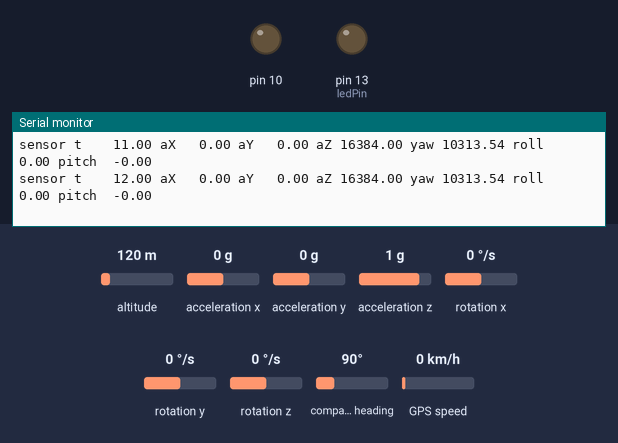
A sketch run on a simulated Arduino Leonardo, built with avr-gcc and run on an emulated ATmega32U4. Parts: output pins drawn as LEDs (lit = HIGH), the last lines printed to the serial monitor. The test bench sets the inputs (shaded band); at power-on: acceleration x 0 g, acceleration y 0 g, acceleration z 1 g, rotation x 0 °/s, altitude 120 m, rotation y 0 °/s, rotation z 0 °/s, compass heading 90°, GPS speed 0 km/h. Storage starts empty; the GPS gets a fix after 3 s at 37.7749, -122.4194 with 8 satellites.

Above: at 12.2 s.
12.3 s: acceleration x set to -1.4 g
At 12.61 s:
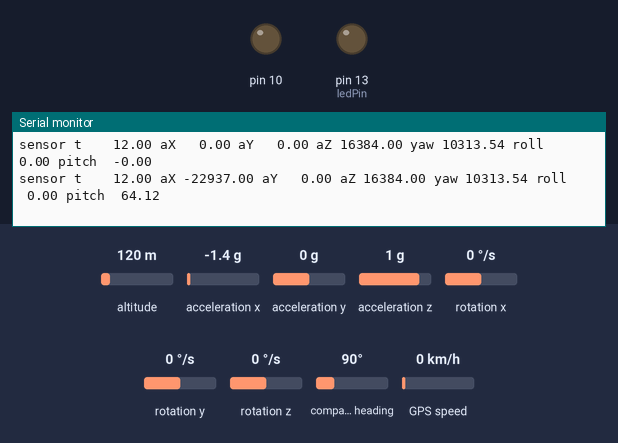
14.1 s: acceleration y set to -1.4 g
At 14.22 s:
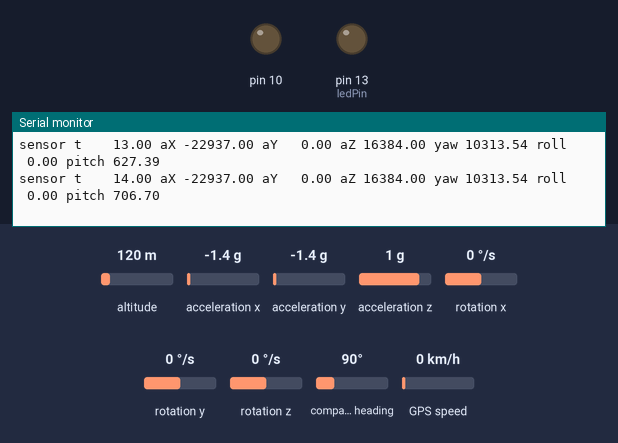
15.9 s: acceleration z set to 0 g
At 16.03 s:
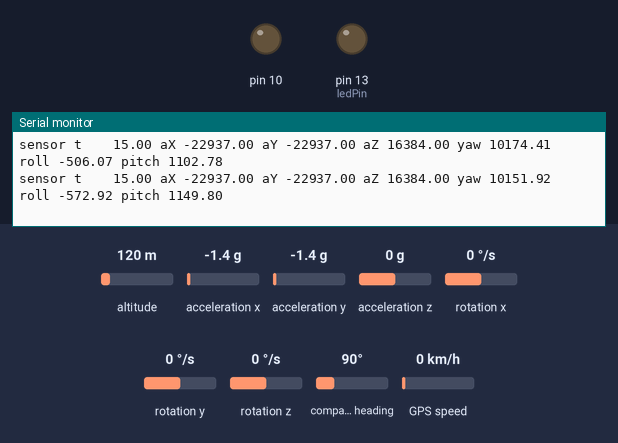
17.7 s: rotation x set to 192 °/s
At 17.84 s:
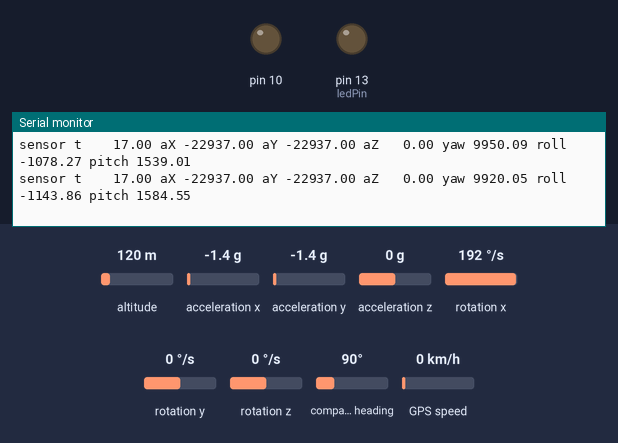
Timing chart, 0 to 20.7 s (numbered marks = the images above; inputs shaded):
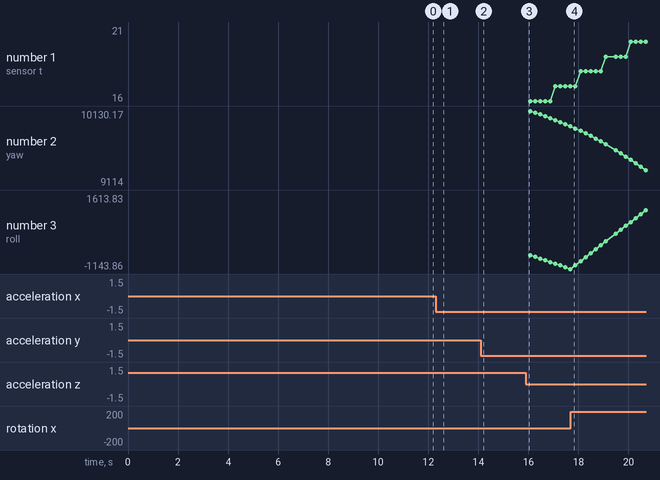

The sketch:

CurieSensorandGPStoSDcard.ino
```cpp
// Test code for Adafruit GPS modules using MTK3329/MTK3339 driver
//
// This code shows how to listen to the GPS module in an interrupt
// which allows the program to have more 'freedom' - just parse
// when a new NMEA sentence is available! Then access data when
// desired.
//
// Tested and works great with the Adafruit Ultimate GPS module
// using MTK33x9 chipset
//    ------> http://www.adafruit.com/products/746
// Pick one up today at the Adafruit electronics shop
// and help support open source hardware & software! -ada

//This code is intended for use with Arduino Leonardo and other ATmega32U4-based Arduinos

#include <Adafruit_GPS.h>
#include <SD.h>
#include <CurieIMU.h>
#include <MadgwickAHRS.h>

#define M_PI 3.141592653589793238462643
#define SPEED_AVG 10

// ******************* Timer Setup **************
unsigned long lastStreamTime = 0;     //To store the last streamed time stamp
const int streamPeriod = 200;          //To stream at 1Hz without using additional timers (time period(ms) =1000/frequency(Hz))

// ******************* Curie Setup **************

Madgwick filter;
int factor = 800;
float yaw, roll, pitch;

int ax, ay, az;         // accelerometer values
int gx, gy, gz;         // gyrometer values

const int ledPin = 13;      // activity LED pin
boolean blinkState = false; // state of the LED

int calibrateOffsets = 1; // int to determine whether calibration takes place or not

// ******************* GPS Setup **************

// If using hardware serial, comment
// out the above two lines and enable these two lines instead:
Adafruit_GPS GPS(&Serial1);
//HardwareSerial mySerial = Serial1;


// Set GPSECHO to 'false' to turn off echoing the GPS data to the Serial console
// Set to 'true' if you want to debug and listen to the raw GPS sentences
#define GPSECHO  false
/* set to true to only log to SD when GPS has a fix, for debugging, keep it false */
#define LOG_FIXONLY false

//*************SD card setup **************

// Set the pins used
#define chipSelect 10
#define ledPin 13

File logfile;

// read a Hex value and return the decimal equivalent
uint8_t parseHex(char c) {
  if (c < '0')
    return 0;
  if (c <= '9')
    return c - '0';
  if (c < 'A')
    return 0;
  if (c <= 'F')
    return (c - 'A')+10;
}

// blink out an error code
void error(uint8_t errno) {

  while(1) {
    uint8_t i;
    for (i=0; i<errno; i++) {
      digitalWrite(ledPin, HIGH);
      delay(100);
      digitalWrite(ledPin, LOW);
      delay(100);
    }
    for (i=errno; i<10; i++) {
      delay(200);
    }
  }
}

void setup()
{
  Serial.begin(9600);
  delay(5000);
  Serial.println("GPS and Sensor test!");

// ******************* Sensor Initialisation **************

  // initialize device
  Serial.println("Initializing IMU device...");
  CurieIMU.begin();

  // verify connection
  Serial.println("Testing device connections...");
  if (CurieIMU.begin()) {
    Serial.println("CurieIMU connection successful");
  } else {
    Serial.println("CurieIMU connection failed");
  }

  // use the code below to calibrate accel/gyro offset values
  if (calibrateOffsets == 1) {
    Serial.println("Internal sensor offsets BEFORE calibration...");
    Serial.print(CurieIMU.getAccelerometerOffset(X_AXIS));
    Serial.print("\t"); // -76
    Serial.print(CurieIMU.getAccelerometerOffset(Y_AXIS));
    Serial.print("\t"); // -235
    Serial.print(CurieIMU.getAccelerometerOffset(Z_AXIS));
    Serial.print("\t"); // 168
    Serial.print(CurieIMU.getGyroOffset(X_AXIS));
    Serial.print("\t"); // 0
    Serial.print(CurieIMU.getGyroOffset(Y_AXIS));
    Serial.print("\t"); // 0
    Serial.println(CurieIMU.getGyroOffset(Z_AXIS));

    // To manually configure offset compensation values,
    // use the following methods instead of the autoCalibrate...() methods below
    //CurieIMU.setAccelerometerOffset(X_AXIS,128);
    //CurieIMU.setAccelerometerOffset(Y_AXIS,-4);
    //CurieIMU.setAccelerometerOffset(Z_AXIS,127);
    //CurieIMU.setGyroOffset(X_AXIS,129);
    //CurieIMU.setGyroOffset(Y_AXIS,-1);
    //CurieIMU.setGyroOffset(Z_AXIS, 254);

    Serial.println("About to calibrate. Make sure your board is stable and upright");
    delay(5000);

    // The board must be resting in a horizontal position for
    // the following calibration procedure to work correctly!
    Serial.print("Starting Gyroscope calibration and enabling offset compensation...");
    CurieIMU.autoCalibrateGyroOffset();
    Serial.println(" Done");

    Serial.print("Starting Acceleration calibration and enabling offset compensation...");
    CurieIMU.autoCalibrateAccelerometerOffset(X_AXIS, 0);
    CurieIMU.autoCalibrateAccelerometerOffset(Y_AXIS, 0);
    CurieIMU.autoCalibrateAccelerometerOffset(Z_AXIS, 1);
    Serial.println(" Done");

    Serial.println("Internal sensor offsets AFTER calibration...");
    Serial.print(CurieIMU.getAccelerometerOffset(X_AXIS));
    Serial.print("\t"); // -76
    Serial.print(CurieIMU.getAccelerometerOffset(Y_AXIS));
    Serial.print("\t"); // -2359
    Serial.print(CurieIMU.getAccelerometerOffset(Z_AXIS));
    Serial.print("\t"); // 1688
    Serial.print(CurieIMU.getGyroOffset(X_AXIS));
    Serial.print("\t"); // 0
    Serial.print(CurieIMU.getGyroOffset(Y_AXIS));
    Serial.print("\t"); // 0
    Serial.println(CurieIMU.getGyroOffset(Z_AXIS));
  }


// ******************* GPS Initialisation **************

  // 9600 NMEA is the default baud rate for Adafruit MTK GPS's- some use 4800
  GPS.begin(9600);

  // uncomment this line to turn on RMC (recommended minimum) and GGA (fix data) including altitude
  GPS.sendCommand(PMTK_SET_NMEA_OUTPUT_RMCGGA);
  // uncomment this line to turn on only the "minimum recommended" data
  //GPS.sendCommand(PMTK_SET_NMEA_OUTPUT_RMCONLY);
  // For parsing data, we don't suggest using anything but either RMC only or RMC+GGA since
  // the parser doesn't care about other sentences at this time

  // Set the update rate
  GPS.sendCommand(PMTK_SET_NMEA_UPDATE_1HZ);   // 1 Hz update rate
  // For the parsing code to work nicely and have time to sort thru the data, and
  // print it out we don't suggest using anything higher than 1 Hz

  // Request updates on antenna status, comment out to keep quiet
  //GPS.sendCommand(PGCMD_ANTENNA);

  delay(1000);
  // Ask for firmware version
  Serial1.println(PMTK_Q_RELEASE);

  //************SD card initialisation************
  pinMode(ledPin, OUTPUT);

  // make sure that the default chip select pin is set to
  // output, even if you don't use it:
  pinMode(10, OUTPUT);

  // see if the card is present and can be initialized:
    if (!SD.begin(chipSelect)) {
    Serial.println("failed!");
    error(2);
  }
  char filename[15];
  strcpy(filename, "GPSLOG00.GPX");
  for (uint8_t i = 0; i < 100; i++) {
    filename[6] = '0' + i/10;
    filename[7] = '0' + i%10;
    // create if does not exist, do not open existing, write, sync after write
    if (! SD.exists(filename)) {
      break;
    }
  }

  logfile = SD.open(filename, FILE_WRITE);
  if( ! logfile ) {
    Serial.print("No CR");
    Serial.println(filename);
    error(3);
  }
  Serial.print("Writing ");
  Serial.println(filename);

  // write header to file

/*  char  stringhdr[] = "<?xml version=\"1.0\" encoding=\"UTF-8\"?>\n<gpx version=\"1.1\" \ncreator=\"IR84\"\nxmlns:xsi=\"http://www.w3.org/2001/XMLSchema-instance\"\nxmlns=\"http://www.topografix.com/GPX/1/1\"\nxsi:schemaLocation=\"http://www.topografix.com/GPX/1/1 http://www.topografix.com/GPX/1/1/gpx.xsd\">\n<trk>\n<trkseg>\n";
  uint8_t stringsize = strlen(stringhdr);
  logfile.write(stringhdr, stringsize);
  logfile.flush();
  Serial.print(stringhdr);*/

}

uint32_t timer = millis();
int first_time = 0;
double p1latitude, p2latitude, p1longitude, p2longitude, p1timestamp, p2timestamp;
double total_distance = 0, dist_prev = 0, dist_speed = 0;
double t_start=0, t_end = 1, time_s;
int dist_count = 0;
double speed_kph = 0;

void loop() {
  char stringptrgps [200];
  char stringptrsensor [200];
  char stringbuffer[10];
  char timebuffer[25];


    //************  Read GPS data ************

    //  if (! usingInterrupt) {
        // read data from the GPS in the 'main loop'
        char c = GPS.read();
        // if you want to debug, this is a good time to do it!
        if (GPSECHO)
          if (c) Serial.print(c);
    //  }

    //************  Read Sensor data ************

      // read raw accel/gyro measurements from device
      CurieIMU.readMotionSensor(ax, ay, az, gx, gy, gz);

      filter.updateIMU(gx / factor, gy / factor, gz / factor, ax, ay, az);

      yaw = filter.getYaw()*180/3.1415;
      roll = filter.getRoll()*180/3.1415;
      pitch = filter.getPitch()*180/3.1415;


  if ((millis() - lastStreamTime) >= streamPeriod)
  {
    lastStreamTime = millis();

    // Print Sensor data to SDcard

        strcpy(stringptrsensor,"sensor ");
        strcat(stringptrsensor, "t ");
        dtostrf(millis()/1000, 8, 2, stringbuffer);
        strncat(stringptrsensor,stringbuffer, 10);
        strncat(stringptrsensor, " aX ", 5);
        dtostrf(ax, 6, 2, stringbuffer);
        strncat(stringptrsensor, stringbuffer,10);
        strncat(stringptrsensor, " aY ", 5);
        dtostrf(ay, 6, 2, stringbuffer);
        strncat(stringptrsensor, stringbuffer,10);
        strncat(stringptrsensor, " aZ ", 5);
        dtostrf(az, 6, 2, stringbuffer);
        strncat(stringptrsensor, stringbuffer,10);
        strncat(stringptrsensor, " yaw ", 6);
        dtostrf(yaw, 6, 2, stringbuffer);
        strncat(stringptrsensor, stringbuffer,10);
        strncat(stringptrsensor, " roll ", 6);
        dtostrf(roll, 6, 2, stringbuffer);
        strncat(stringptrsensor, stringbuffer,10);
        strncat(stringptrsensor, " pitch ", 7);
        dtostrf(pitch, 6, 2, stringbuffer);
        strncat(stringptrsensor, stringbuffer,10);
        strncat(stringptrsensor, "\r\n", 2);


        uint8_t stringsize = strlen(stringptrsensor);
          if (stringsize != logfile.write(stringptrsensor, stringsize))    //write the string to the SD file
              error(4);
          if (strstr(stringptrsensor, "sensor")){
            logfile.flush();
            Serial.print(stringptrsensor);
          }

   }
  // end of timer loop for sensor data

      // if a sentence is received, we can check the checksum, parse it...
      if (GPS.newNMEAreceived()) {
        // a tricky thing here is if we print the NMEA sentence, or data
        // we end up not listening and catching other sentences!
        // so be very wary if using OUTPUT_ALLDATA and trying to print out data

        // Don't call lastNMEA more than once between parse calls!  Calling lastNMEA
        // will clear the received flag and can cause very subtle race conditions if
        // new data comes in before parse is called again.

        if (!GPS.parse(GPS.lastNMEA())){   // this also sets the newNMEAreceived() flag to false
          Serial.println("not parsed");
          return;  // we can fail to parse a sentence in which case we should just wait for another

        }
        // Sentence parsed!
//        Serial.println("OK");
        if (LOG_FIXONLY && !GPS.fix) {
          Serial.print("No Fix");
          return;
        }

    // Calculate speed and distance

    p1latitude = GPS.latitudeDegrees;
    p1longitude = GPS.longitudeDegrees;
    p1timestamp = GPS.seconds;

    if(first_time == 0){
//      Serial.print("First Time");
        p2latitude = p1latitude;
        p2longitude = p1longitude;
        first_time = 1;
    }

      double dist = distance_on_geoid(p1latitude, p1longitude, p2latitude, p2longitude);
      if(isnan(dist)) dist = dist_prev;

      dist_speed += dist;
      t_end = GPS.seconds;
      if (dist_count == SPEED_AVG){
        if (t_end < t_start) t_end += 60;
        time_s = t_end - t_start;
        double speed_mps = dist_speed / time_s;
        speed_kph = (speed_mps * 3600.0) / 1000.0;
        dist_speed = 0;
        t_start = GPS.seconds;
        dist_count = 0;
      }
      dist_count++;

      dist_prev = dist;
      p2latitude = p1latitude;
      p2longitude = p1longitude;

      total_distance += dist;


    //Print out GPS data to SDcard

        strcpy(stringptrgps,"lat ");
        dtostrf(GPS.latitudeDegrees, 7, 4, stringbuffer);
        strncat(stringptrgps,stringbuffer, 10);
        strncat(stringptrgps," lon ", 10);
        dtostrf(GPS.longitudeDegrees, 7, 4, stringbuffer);
        strncat(stringptrgps,stringbuffer, 10);
        strncat(stringptrgps," ele ", 10);
        dtostrf(GPS.altitude, 4, 0, stringbuffer);
        strncat(stringptrgps,stringbuffer, 10);
        strncat(stringptrgps," time ", 12);
        sprintf(timebuffer,"20%d-%d-%dT%d:%d:%dZ",GPS.year,GPS.month,GPS.day,GPS.hour,GPS.minute,GPS.seconds);
        strncat(stringptrgps,timebuffer,25);
        strncat(stringptrgps," speed1 ", 10);
        dtostrf(GPS.speed, 4, 1, stringbuffer);
        strncat(stringptrgps,stringbuffer, 10);
        strncat(stringptrgps," speed2 ", 10);
        dtostrf(speed_kph, 4, 1, stringbuffer);
        strncat(stringptrgps,stringbuffer, 10);
        strncat(stringptrgps," dist ", 10);
        dtostrf(total_distance, 6, 0, stringbuffer);
        strncat(stringptrgps,stringbuffer, 10);
        strncat(stringptrgps, "\r\n", 2);


        // Rad. lets log it!
//        Serial.println("Log");

        uint8_t stringsize = strlen(stringptrgps);
        if (stringsize != logfile.write(stringptrgps, stringsize))    //write the string to the SD file
            error(4);
        if (strstr(stringptrgps, "lat")){
          logfile.flush();
//          Serial.print(stringptrgps);
        }
    //    Serial.println();
      }


}

float convertRawAcceleration(int aRaw) {
  // since we are using 2G range
  // -2g maps to a raw value of -32768
  // +2g maps to a raw value of 32767

  float a = (aRaw * 2.0) / 32768.0;

  return a;
}

//
//
double distance_on_geoid(double lat1, double lon1, double lat2, double lon2) {

  // Convert degrees to radians
  lat1 = lat1 * M_PI / 180.0;
  lon1 = lon1 * M_PI / 180.0;

  lat2 = lat2 * M_PI / 180.0;
  lon2 = lon2 * M_PI / 180.0;

  // radius of earth in metres
  double r = 6378100;

  // P
  double rho1 = r * cos(lat1);
  double z1 = r * sin(lat1);
  double x1 = rho1 * cos(lon1);
  double y1 = rho1 * sin(lon1);

  // Q
  double rho2 = r * cos(lat2);
  double z2 = r * sin(lat2);
  double x2 = rho2 * cos(lon2);
  double y2 = rho2 * sin(lon2);

  // Dot product
  double dot = (x1 * x2 + y1 * y2 + z1 * z2);
  double cos_theta = dot / (r * r);

  double theta = acos(cos_theta);

  // Distance in Metres
  return r * theta;
}
```

Measured:
- after the input at 12.3 s, the serial monitor: prints a new line after 0.16 s (image 1)
- plotted number 2: 9920.05 → 9114 after the input at 17.7 s
- plotted number 3: -1143.86 → 1613.83 after the input at 17.7 s
